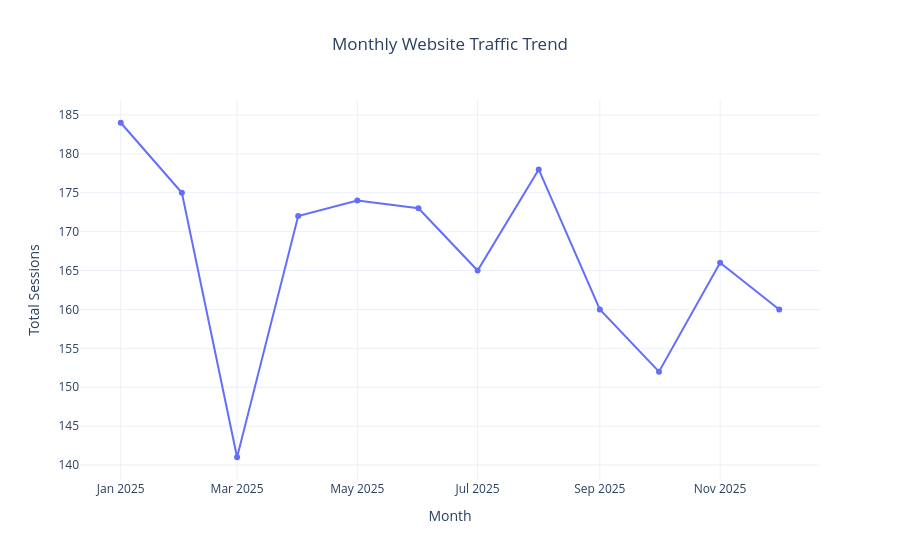

Write notebook code for a chart like this one.
### Code cell
fig = px.line(
    x=monthly_traffic.index,
    y=monthly_traffic.values,
    title="Monthly Website Traffic Trend",
    markers=True,
    labels={
        "x": "Month",
        "y": "Total Sessions"
    }
)

fig.update_layout(
    template="plotly_white",
    title_x=0.5
)

fig.show()

### Figure 1 — Plotly figure (JSON) as saved in the notebook; plotly's stock layout.template omitted (floating-point values rounded to 4 significant figures)
{"data": [{"hovertemplate": "Month=%{x}<br>Total Sessions=%{y}<extra></extra>", "legendgroup": "", "line": {"color": "#636efa", "dash": "solid"}, "marker": {"symbol": "circle"}, "mode": "lines+markers", "name": "", "orientation": "v", "showlegend": false, "type": "scatter", "x": ["2025-01", "2025-02", "2025-03", "2025-04", "2025-05", "2025-06", "2025-07", "2025-08", "2025-09", "2025-10", "2025-11", "2025-12"], "xaxis": "x", "y": [184, 175, 141, 172, 174, 173, 165, 178, 160, 152, 166, 160], "yaxis": "y"}], "layout": {"legend": {"tracegroupgap": 0}, "title": {"text": "Monthly Website Traffic Trend", "x": 0.5}, "xaxis": {"anchor": "y", "domain": [0, 1], "title": {"text": "Month"}}, "yaxis": {"anchor": "x", "domain": [0, 1], "title": {"text": "Total Sessions"}}}}
